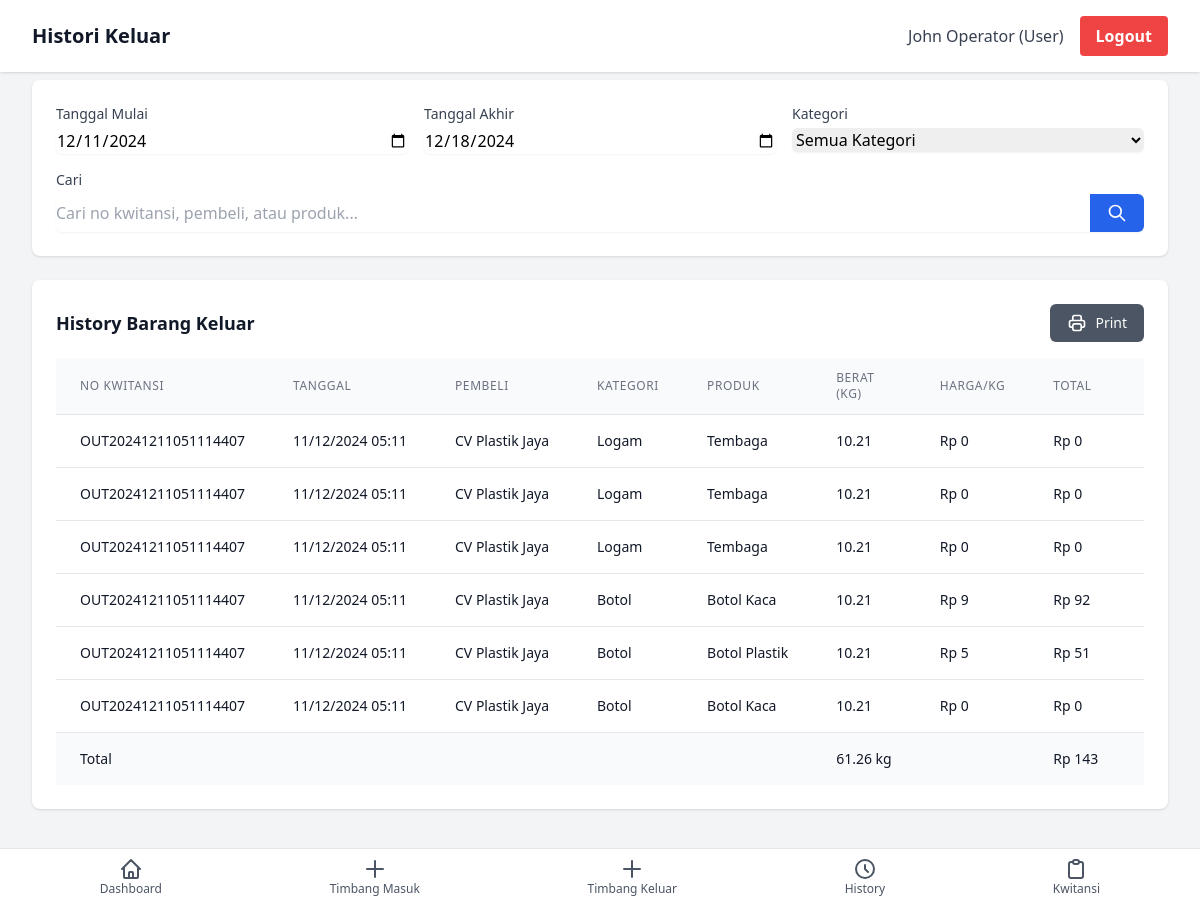
/index.php?page=history_out (signed in), run on the app's committed database.
### tables this page shows
CREATE TABLE `weighing_out` (
  `id` int(11) NOT NULL,
  `receipt_id` varchar(50) NOT NULL,
  `buyer_id` int(11) DEFAULT NULL,
  `product_id` int(11) DEFAULT NULL,
  `weight` decimal(10,2) NOT NULL,
  `price` decimal(10,2) NOT NULL,
  `user_id` int(11) DEFAULT NULL,
  `created_at` timestamp NOT NULL DEFAULT current_timestamp()
);

CREATE TABLE `buyers` (
  `id` int(11) NOT NULL,
  `name` varchar(100) NOT NULL,
  `address` text DEFAULT NULL,
  `phone` varchar(20) DEFAULT NULL,
  `created_at` timestamp NOT NULL DEFAULT current_timestamp(),
  `updated_at` timestamp NOT NULL DEFAULT current_timestamp() ON UPDATE current_timestamp()
);

CREATE TABLE `categories` (
  `id` int(11) NOT NULL,
  `name` varchar(100) NOT NULL,
  `created_at` timestamp NOT NULL DEFAULT current_timestamp(),
  `updated_at` timestamp NOT NULL DEFAULT current_timestamp() ON UPDATE current_timestamp()
);

CREATE TABLE `products` (
  `id` int(11) NOT NULL,
  `category_id` int(11) DEFAULT NULL,
  `name` varchar(100) NOT NULL,
  `created_at` timestamp NOT NULL DEFAULT current_timestamp(),
  `updated_at` timestamp NOT NULL DEFAULT current_timestamp() ON UPDATE current_timestamp()
);

### pages/history_out.php (the view, shortened to what this page needs)
<?php
$start_date = $_GET['start_date'] ?? date('Y-m-d', strtotime('-7 days'));
$end_date = $_GET['end_date'] ?? date('Y-m-d');
$search = $_GET['search'] ?? '';
$query = "
    SELECT
        wo.id,
        wo.receipt_id,
        wo.weight,
        wo.price,
        wo.created_at,
        b.name as buyer_name,
        c.name as category_name,
        p.name as product_name,
        u.name as user_name
    FROM weighing_out wo
    LEFT JOIN buyers b ON wo.buyer_id = b.id
    LEFT JOIN products p ON wo.product_id = p.id
    LEFT JOIN categories c ON p.category_id = c.id
    LEFT JOIN users u ON wo.user_id = u.id
    WHERE 1=1
";
$params = [];
$types = "";
if ($start_date) {
    $query .= " AND DATE(wo.created_at) >= ?";
    $params[] = $start_date;
    $types .= "s";
}
if ($end_date) {
    $query .= " AND DATE(wo.created_at) <= ?";
    $params[] = $end_date;
    $types .= "s";
}
$query .= " ORDER BY wo.created_at DESC";
$stmt = $conn->prepare($query);
if (!empty($params)) {
    $stmt->bind_param($types, ...$params);
}
$stmt->execute();
$result = $stmt->get_result();
$total_weight = 0;
$total_amount = 0;
?>
<div class="space-y-6">
    <div class="bg-white rounded-lg shadow p-6">
        <form method="GET" class="grid grid-cols-1 md:grid-cols-3 gap-4">
            <div>
                <label class="block text-sm font-medium text-gray-700">Tanggal Mulai</label>
                <input type="date" name="start_date" value="<?php echo $start_date; ?>"
                       class="mt-1 block w-full rounded-md border-gray-300 shadow-sm focus:border-blue-500 focus:ring-blue-500">
            </div>
            <div>
                <label class="block text-sm font-medium text-gray-700">Tanggal Akhir</label>
                <input type="date" name="end_date" value="<?php echo $end_date; ?>"
                       class="mt-1 block w-full rounded-md border-gray-300 shadow-sm focus:border-blue-500 focus:ring-blue-500">
            </div>
            <div>
                <label class="block text-sm font-medium text-gray-700">Kategori</label>
                <select name="category_id" class="mt-1 block w-full rounded-md border-gray-300 shadow-sm focus:border-blue-500 focus:ring-blue-500">
                    <option value="">Semua Kategori</option>
                </select>
            </div>
            <div class="md:col-span-3">
                <label class="block text-sm font-medium text-gray-700">Cari</label>
                <div class="mt-1 flex rounded-md shadow-sm">
                    <input type="text" name="search" value="<?php echo htmlspecialchars($search); ?>"
                           placeholder="Cari no kwitansi, pembeli, atau produk..."
                           class="block w-full rounded-l-md border-gray-300 focus:border-blue-500 focus:ring-blue-500">
                    <button type="submit" class="inline-flex items-center px-4 py-2 border border-transparent rounded-r-md text-sm font-medium text-white bg-blue-600 hover:bg-blue-700 focus:outline-none focus:ring-2 focus:ring-offset-2 focus:ring-blue-500">
                        <svg class="h-5 w-5" fill="none" stroke="currentColor" viewBox="0 0 24 24">
                            <path stroke-linecap="round" stroke-linejoin="round" stroke-width="2" d="M21 21l-6-6m2-5a7 7 0 11-14 0 7 7 0 0114 0z"/>
                        </svg>
                    </button>
                </div>
            </div>
        </form>
    </div>
    <div class="bg-white rounded-lg shadow">
        <div class="p-6">
            <div class="flex justify-between items-center mb-4">
                <h2 class="text-lg font-semibold text-gray-900">History Barang Keluar</h2>
                <button onclick="printHistory()" class="inline-flex items-center px-4 py-2 border border-transparent text-sm font-medium rounded-md text-white bg-gray-600 hover:bg-gray-700 focus:outline-none">
                    Print
                </button>
            </div>
            <div class="overflow-x-auto">
                <table class="min-w-full divide-y divide-gray-200">
                    <thead class="bg-gray-50">
                        <tr>
                            <th class="px-6 py-3 text-left text-xs font-medium text-gray-500 uppercase tracking-wider">No Kwitansi</th>
                            <th class="px-6 py-3 text-left text-xs font-medium text-gray-500 uppercase tracking-wider">Tanggal</th>
                            <th class="px-6 py-3 text-left text-xs font-medium text-gray-500 uppercase tracking-wider">Pembeli</th>
                            <th class="px-6 py-3 text-left text-xs font-medium text-gray-500 uppercase tracking-wider">Kategori</th>
                            <th class="px-6 py-3 text-left text-xs font-medium text-gray-500 uppercase tracking-wider">Produk</th>
                            <th class="px-6 py-3 text-left text-xs font-medium text-gray-500 uppercase tracking-wider">Berat (kg)</th>
                            <th class="px-6 py-3 text-left text-xs font-medium text-gray-500 uppercase tracking-wider">Harga/kg</th>
                            <th class="px-6 py-3 text-left text-xs font-medium text-gray-500 uppercase tracking-wider">Total</th>
                            <th class="px-6 py-3 text-left text-xs font-medium text-gray-500 uppercase tracking-wider">User</th>
                        </tr>
                    </thead>
                    <tbody class="bg-white divide-y divide-gray-200">
                        <?php
                        while ($row = $result->fetch_assoc()):
                            $row_total = $row['weight'] * $row['price'];
                            $total_weight += $row['weight'];
                            $total_amount += $row_total;
                        ?>
                            <tr>
                                <td class="px-6 py-4 whitespace-nowrap text-sm text-gray-900">
                                    <?php echo htmlspecialchars($row['receipt_id']); ?>
                                </td>
                                <td class="px-6 py-4 whitespace-nowrap text-sm text-gray-900">
                                    <?php echo date('d/m/Y H:i', strtotime($row['created_at'])); ?>
                                </td>
                                <td class="px-6 py-4 whitespace-nowrap text-sm text-gray-900">
                                    <?php echo htmlspecialchars($row['buyer_name']); ?>
                                </td>
                                <td class="px-6 py-4 whitespace-nowrap text-sm text-gray-900">
                                    <?php echo htmlspecialchars($row['category_name']); ?>
                                </td>
                                <td class="px-6 py-4 whitespace-nowrap text-sm text-gray-900">
                                    <?php echo htmlspecialchars($row['product_name']); ?>
                                </td>
                                <td class="px-6 py-4 whitespace-nowrap text-sm text-gray-900">
                                    <?php echo number_format($row['weight'], 2); ?>
                                </td>
                                <td class="px-6 py-4 whitespace-nowrap text-sm text-gray-900">
                                    Rp <?php echo number_format($row['price']); ?>
                                </td>
                                <td class="px-6 py-4 whitespace-nowrap text-sm text-gray-900">
                                    Rp <?php echo number_format($row_total); ?>
                                </td>
                                <td class="px-6 py-4 whitespace-nowrap text-sm text-gray-900">
                                </td>
                            </tr>
                        <?php endwhile; ?>
                    </tbody>
                    <tfoot class="bg-gray-50">
                        <tr>
                            <td colspan="5" class="px-6 py-4 whitespace-nowrap text-sm font-medium text-gray-900">
                                Total
                            </td>
                            <td class="px-6 py-4 whitespace-nowrap text-sm font-medium text-gray-900">
                                <?php echo number_format($total_weight, 2); ?> kg
                            </td>
                            <td></td>
                            <td class="px-6 py-4 whitespace-nowrap text-sm font-medium text-gray-900">
                                Rp <?php echo number_format($total_amount); ?>
                            </td>
                            <td colspan="2"></td>
                        </tr>
                    </tfoot>
                </table>
            </div>
        </div>
    </div>
</div>

### data on the page
weighing_out: receipt "OUT20241211051114407", created_at "11/12/2024 05:11", buyer.name "CV Plastik Jaya", categories.name "Logam", product.name "Tembaga", weight "10.21", price "0", row_total "0"
weighing_out: receipt "OUT20241211051114407", created_at "11/12/2024 05:11", buyer.name "CV Plastik Jaya", categories.name "Logam", product.name "Tembaga", weight "10.21", price "0", row_total "0"
weighing_out: receipt "OUT20241211051114407", created_at "11/12/2024 05:11", buyer.name "CV Plastik Jaya", categories.name "Logam", product.name "Tembaga", weight "10.21", price "0", row_total "0"
weighing_out: receipt "OUT20241211051114407", created_at "11/12/2024 05:11", buyer.name "CV Plastik Jaya", categories.name "Botol", product.name "Botol Kaca", weight "10.21", price "9", row_total "92"
weighing_out: receipt "OUT20241211051114407", created_at "11/12/2024 05:11", buyer.name "CV Plastik Jaya", categories.name "Botol", product.name "Botol Plastik", weight "10.21", price "5", row_total "51"
weighing_out: receipt "OUT20241211051114407", created_at "11/12/2024 05:11", buyer.name "CV Plastik Jaya", categories.name "Botol", product.name "Botol Kaca", weight "10.21", price "0", row_total "0"

### other printed values
getPageTitle($page) "Histori Keluar"
$_SESSION['name'] "John Operator"
$_SESSION['role'] "User"
$total_weight "61.26"
$total_amount "143"
